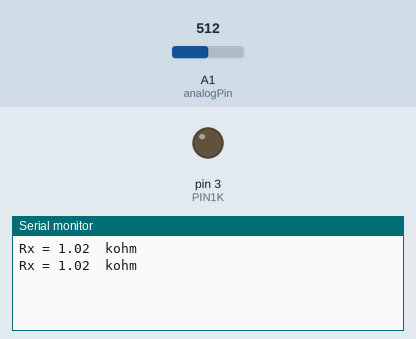
A sketch run on a simulated Arduino Uno, built with avr-gcc and run on an emulated ATmega328P. On the bench: output pins drawn as LEDs (lit = HIGH), the last lines printed to the serial monitor. The test bench sets the inputs (shaded band); at power-on: A1 (analogPin) = 512.

Above: at 0.99 s.
1.3 s: A1 (analogPin) set to 524
At 1.97 s:
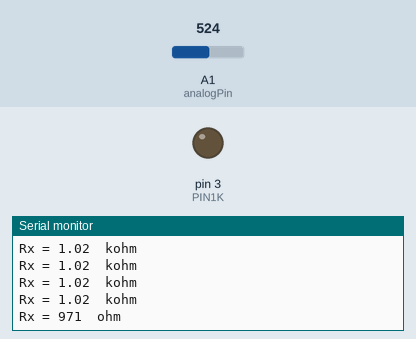
4.3 s: A1 (analogPin) set to 0
At 5.13 s:
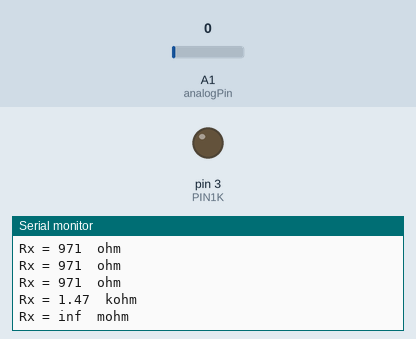
7.3 s: A1 (analogPin) set to 122
At 7.84 s:
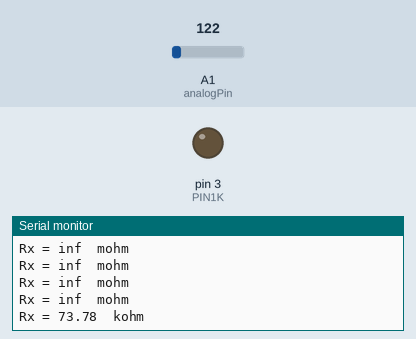
Timing chart, 0 to 10.3 s (numbered marks = the images above; inputs shaded):
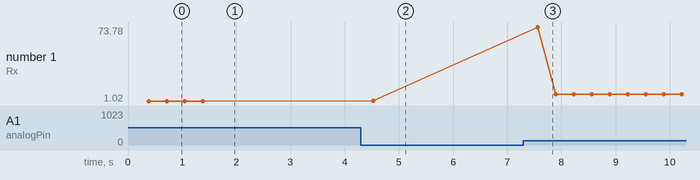

Measured:
- the behaviour switches between 516 and 517 on A1 (analogPin) (found by bisection; images 0 and 1)
- after the input at 1.3 s, the serial monitor: prints a new line after 0.41 s (image 1)
- after the input at 4.3 s, the serial monitor: prints a new line after 0.23 s (image 2)
- after the input at 7.3 s, the serial monitor: prints a new line after 0.26 s (image 3)
- plotted number 1: 1.02 → 1.47 after the input at 4.3 s, 1.47 → 7.53 after the input at 7.3 s

The sketch:

ohmmeter05.ino
```cpp
// Widerstände messen
//              ______
//            -|__RX__|- VCC
//AnalogPin  -' ______
//           '-| 1k___|- pin5
//           '-|_10k__|- pin4
//           '-|_100k_|- pin3
//           '-|_1000k|- PIN2

// RX = zu messender Widerstand

#define analogPin 1  // adc nummer 1
#define R1K    1020   // PIN3
#define R10K   9990   // PIN5
#define R100K  98900  // PIN4
#define R1000K 1005000// PIN2
#define alle 0.892 kohm // alle zusammen
#define PIN1K    3
#define PIN10K   5
#define PIN100K  4
#define PIN1000K 2
#define usbVoltage 5.11

float Vin = usbVoltage;
float Vout = 0;
float R = 10000;
float Rx = 0;
float R1k = 0;
float R10k = 0;
float R100k = 0;
float R1000k = 0;
float buffer = 0;

void hochohmig() {
  pinMode(2, INPUT);
  pinMode(3, INPUT);
  pinMode(4, INPUT);
  pinMode(5, INPUT);
  delay(50);
}
void set1k() {
  hochohmig();
  R = R1K;
  pinMode(PIN1K, OUTPUT);
  digitalWrite(PIN1K, LOW);
  delay(20);
}
void set10k() {
  hochohmig();
  R = R10K;
  pinMode(PIN10K, OUTPUT);
  digitalWrite(PIN10K, LOW);
  delay(20);
}
void set100k() {
  hochohmig();
  R = R100K;
  pinMode(PIN100K, OUTPUT);
  digitalWrite(PIN100K, LOW);
  delay(20);
}
void set1000k() {
  hochohmig();
  R = R1000K;
  pinMode(PIN1000K, OUTPUT);
  digitalWrite(PIN1000K, LOW);
  delay(20);
}
float readV() {
  int adc=0;
  adc = analogRead(analogPin);
  buffer = adc * Vin;
  Vout = (buffer) / 1023.0;
  return Vout;
}
float readRX() {
  int adc=0;
  for(int i=0;i<5;i++){
    adc+=analogRead(analogPin);
    delay(10);
  }
  adc=trunc(adc/5);
  buffer = adc * Vin;
  Vout = (buffer) / 1023.0;
  buffer = (Vin / Vout) - 1;
  Rx = R * buffer;
  return Rx;
}
void setup()
{
  Serial.begin(9600);
  hochohmig();
}
void loop() {
  float V = 5;
  float Rx = 0;
  set1k();
  if (V > ( abs( 2.55 - readV() )) ) {
    V = abs( 2.55 - readV() );
    //Serial.print("R1k: "); //debug
    Rx = readRX();
  }
  set10k();
  if (V > (abs( 2.55 - readV() ) ) ) {
    V = abs( 2.55 - readV() );
    //Serial.print("R10k: "); //debug
    Rx = readRX();
  }
  set100k();
  if (V > (abs( 2.55 - readV() ) ) ) {
    V = abs( 2.55 - readV() );
    //Serial.print("R100k: "); //debug
    Rx = readRX();
  }
  set1000k();
  if (V > (abs( 2.55 - readV() ) ) ) {
    V = abs( 2.55 - readV() );
    //Serial.print("R1000k: "); //debug
    Rx = readRX();
  }

  Serial.print("Rx = ");
  if (Rx > 1000000){
    Serial.print((Rx /1000000),2);
    Serial.println("  mohm");
  } else
  if (Rx > 1000) {
    Serial.print((Rx / 1000), 2);
    Serial.println("  kohm");
  }
  else {
    Serial.print(Rx, 0);
    Serial.println("  ohm");
    delay(20);
    //Serial.println("  ");
  }
}
```
